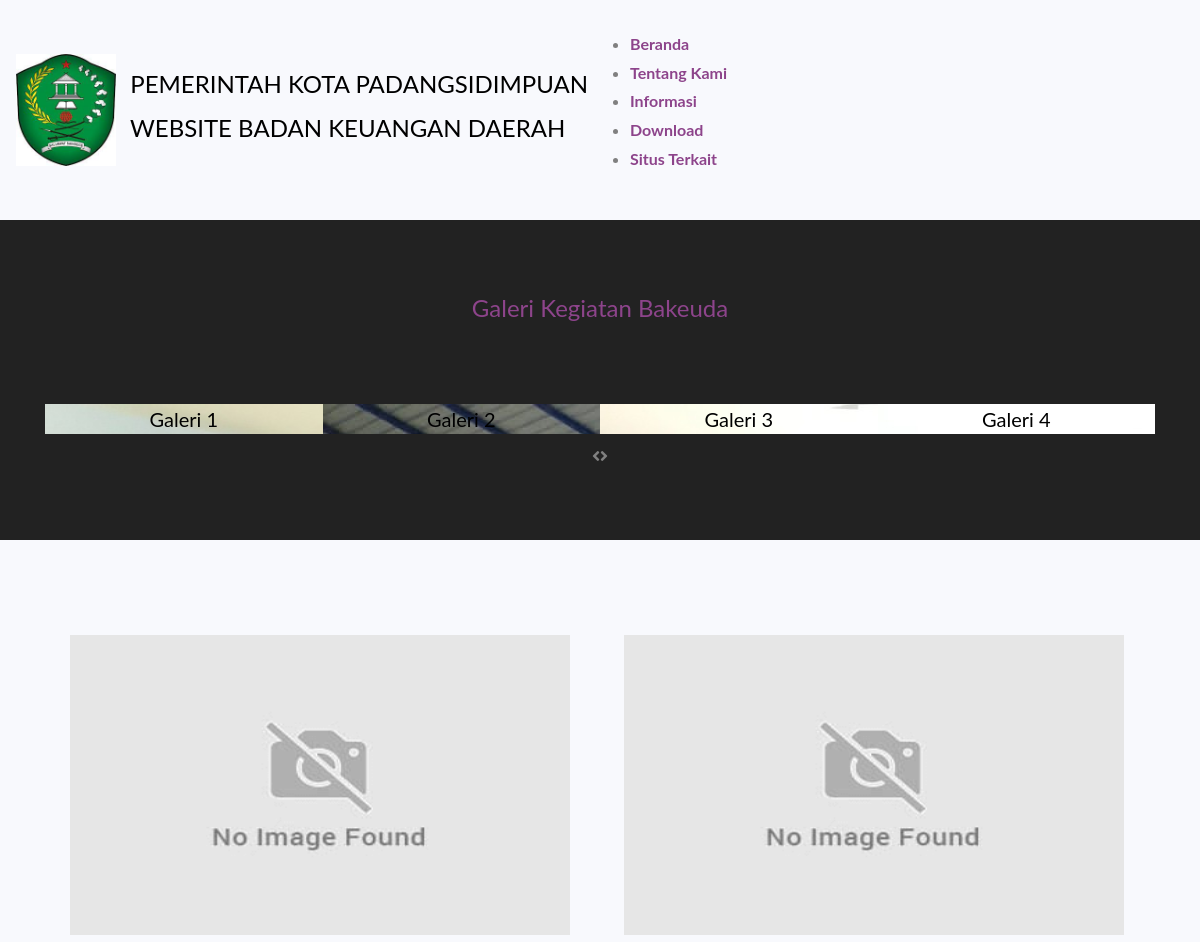
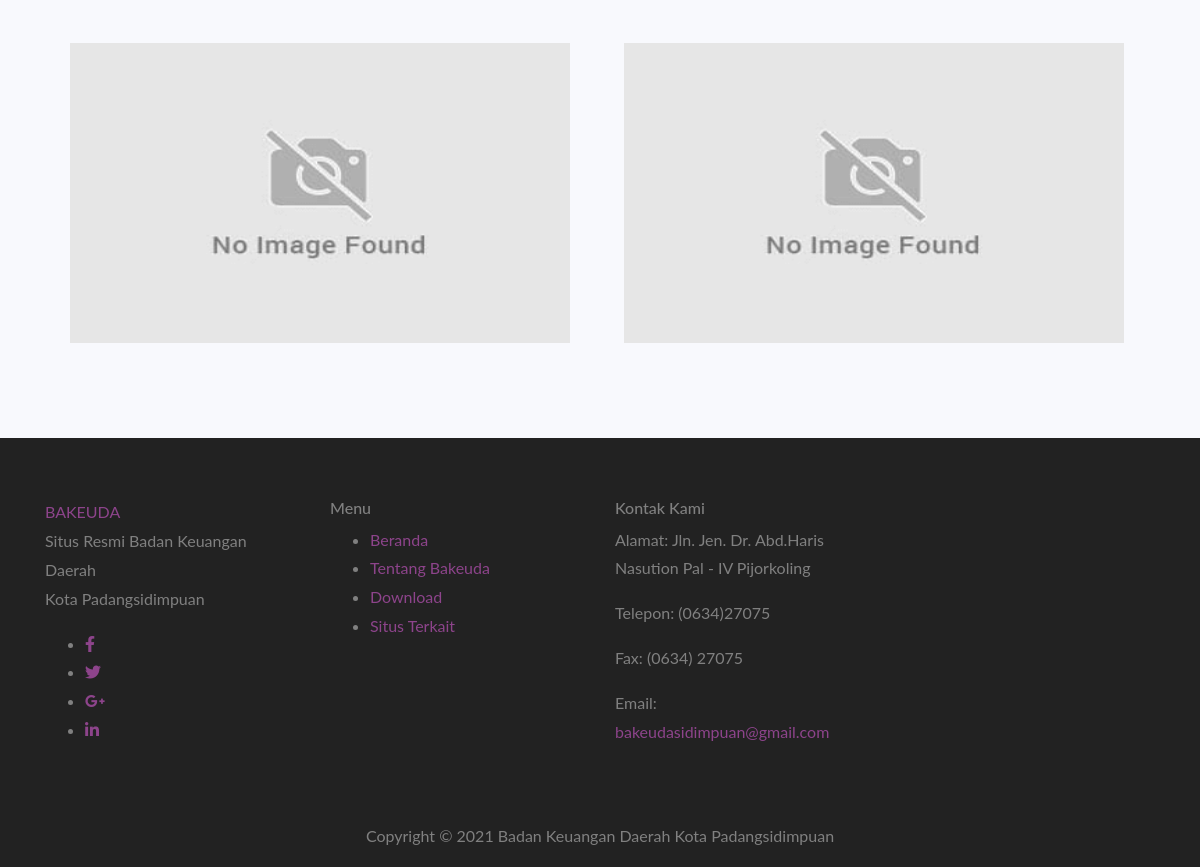
Page /index.php/galeri on the committed database (2 pictures, top to bottom).
### tables this page shows
CREATE TABLE `tbl_galeri` (
  `id_galeri` int(11) NOT NULL,
  `judul` varchar(128) NOT NULL,
  `nama_berkas` varchar(128) NOT NULL
);

### application/controllers/Galeri.php (called while the page is built, shortened)
<?php
class Galeri extends CI_Controller {
	public function __construct()
	{
		$this->load->helper('url');
		$this->load->helper('form');
		$this->load->library('form_validation');
		$this->load->model('model_login');
		$this->load->model('model_download');
		$this->load->library('session');
	}
	public function index()
	{
		$data['slidegambarutama1'] = $this->db->get_where('tbl_slidegambarutama',['id_slidegambarutama'=>'1'])->row();
		$data['slidegambarutama2'] = $this->db->get_where('tbl_slidegambarutama',['id_slidegambarutama'=>'2'])->row();
		$data['slidegambarutama3'] = $this->db->get_where('tbl_slidegambarutama',['id_slidegambarutama'=>'3'])->row();
		$data['bangunanbakeuda1'] = $this->db->get_where('tbl_bangunanbakeuda',['id_bangunanbakeuda'=>'1'])->row();
		$data['bangunanbakeuda2'] = $this->db->get_where('tbl_bangunanbakeuda',['id_bangunanbakeuda'=>'2'])->row();
		$data['bangunanbakeuda3'] = $this->db->get_where('tbl_bangunanbakeuda',['id_bangunanbakeuda'=>'3'])->row();
		$data['profil'] = $this->db->get_where('tbl_profil',['id_profil'=>'1'])->row();
		$data['videoutama'] = $this->db->get_where('tbl_video',['id_video'=>'1'])->row();
		$data['videopendukung1'] = $this->db->get_where('tbl_video',['id_video'=>'2'])->row();
		$data['videopendukung2'] = $this->db->get_where('tbl_video',['id_video'=>'3'])->row();
		$data['galeri1'] = $this->db->get_where('tbl_galeri',['id_galeri'=>'1'])->row();
		$data['galeri2'] = $this->db->get_where('tbl_galeri',['id_galeri'=>'2'])->row();
		$data['galeri3'] = $this->db->get_where('tbl_galeri',['id_galeri'=>'3'])->row();
		$data['galeri4'] = $this->db->get_where('tbl_galeri',['id_galeri'=>'4'])->row();
		$data['galeri5'] = $this->db->get_where('tbl_galeri',['id_galeri'=>'5'])->row();
		$data['galeri6'] = $this->db->get_where('tbl_galeri',['id_galeri'=>'6'])->row();
		$data['galeri7'] = $this->db->get_where('tbl_galeri',['id_galeri'=>'7'])->row();
		$data['galeritambahan'] = $this->db->get_where('tbl_galeri',['id_galeri >='=>'8'])->result();
		$this->load->view('galeri',$data);
	}
}

### index.php (called while the page is built, shortened)
<?php
require_once BASEPATH.'core/CodeIgniter.php';

### application/views/galeri.php (the view, shortened to what this page needs)
    <br>
    <div class="latest-project-area black-bg pt-70 pb-70" id="portfolio">
        <div class="container">
            <div class="row">
                <div class="col-lg-12 text-center mb-70">
                    <div class="section-title">
                        <h4><a href="<?php echo base_url('galeri')?>">Galeri Kegiatan Bakeuda</a></h4>
                    </div>
                </div>
            </div>
            <div class="row">
                <div class="col-lg-12">
                    <div class="project-carousel owl-carousel text-center">
                        <div class="single-project project-bg-1">
                            <div class="project-inner">
                                <h5><?= $galeri1->judul?></h5>
                            </div>
                        </div>
                        <div class="single-project project-bg-2">
                            <div class="project-inner">
                                <h5><?= $galeri2->judul?></h5>
                            </div>
                        </div>
                        <div class="single-project project-bg-3">
                            <div class="project-inner">
                                <h5><?= $galeri3->judul?></h5>
                            </div>
                        </div>
                        <div class="single-project project-bg-4">
                            <div class="project-inner">
                                <h5><?= $galeri4->judul?></h5>
                            </div>
                        </div>
                    </div>
                </div>
            </div>
        </div>
    </div>
    <div class="icon-box-area pt-70 pb-70" id="feature">
        <div class="container">
            <?php
                  foreach ($galeritambahan as $data) : ?>
                  <img class="img-gallery" src="<?php echo base_url('uploads/'.$data->nama_berkas)?>" alt="asda">
             <?php
                    endforeach;
                ?>
        </div>
    </div>
    <footer class="footer-area pt-60 pb-60 black-bg" id="contact-us">
        <div class="container">
            <div class="row">
                <div class="col-lg-3 col-md-6">
                    <div class="footer-widget">
                        <div class="footer-logo">
                            <a href="index.html">BAKEUDA </a>
                        </div>
                        <div class="footer-dec">
                            <p>Situs Resmi Badan Keuangan Daerah </BR>Kota Padangsidimpuan</p>
                        </div>
                        <ul class="social-links">
                            <li><a href="#" target="_blank"><i class="fab fa-facebook-f"></i></a></li>
                            <li><a href="#" target="_blank"><i class="fab fa-twitter"></i></a></li>
                            <li><a href="#" target="_blank"><i class="fab fa-google-plus-g"></i></a></li>
                            <li><a href="#" target="_blank"><i class="fab fa-linkedin-in"></i></a></li>
                        </ul>
                    </div>
                </div>
                <div class="col-lg-3 col-md-6">
                    <div class="footer-widget">
                        <div class="widget-title">
                            <h6>Menu</h6>
                        </div>
                        <ul class="footer-menu">
                            <li><a href="#">Beranda</a></li>
                            <li><a href="#">Tentang Bakeuda </a></li>
                            <li><a href="#">Download</a></li>
                            <li><a href="#">Situs Terkait</a></li>
                        </ul>
                    </div>
                </div>
                <div class="col-lg-3 col-md-6">
                    <div class="footer-widget">
                        <div class="widget-title">
                            <h6>Kontak Kami</h6>
                        </div>
                        <div class="address-line">
                            <p>Alamat: Jln. Jen. Dr. Abd.Haris Nasution Pal - IV Pijorkoling</p>
                            <p>Telepon: (0634)27075</a></p>
                            <p>Fax: (0634) 27075</p>
                            <p>Email: <a href="mailto:contact@be-one.com">bakeudasidimpuan@gmail.com</a></p>
                        </div>
                    </div>
                </div>
            </div>
        </div>
    </footer>
    <div class="copyright-area black-bg">
        <div class="container">
            <div class="row ">
                <div class="col-12 text-center">
                    <div class="copyright-area ">
                        <p>Copyright © 2021 Badan Keuangan Daerah Kota Padangsidimpuan</p>
                    </div>
                </div>
            </div>
        </div>
    </div>
</body>
</html>

### assets/css/default.css (style rules this page uses)
.mb-70 { margin-bottom: 70px; }
.pt-60 { padding-top: 60px; }
.pt-70 { padding-top: 70px; }
.pb-60 { padding-bottom: 60px; }
.pb-70 { padding-bottom: 70px; }
.black-bg { background: #222; }

### rows in the picture
tbl_galeri: judul "Galeri 1"
tbl_galeri: judul "Galeri 2"
tbl_galeri: judul "Galeri 3"
tbl_galeri: judul "Galeri 4"
tbl_galeri: nama_berkas (placeholder picture)
tbl_galeri: nama_berkas (placeholder picture)
tbl_galeri: nama_berkas (placeholder picture)
tbl_galeri: nama_berkas (placeholder picture)
